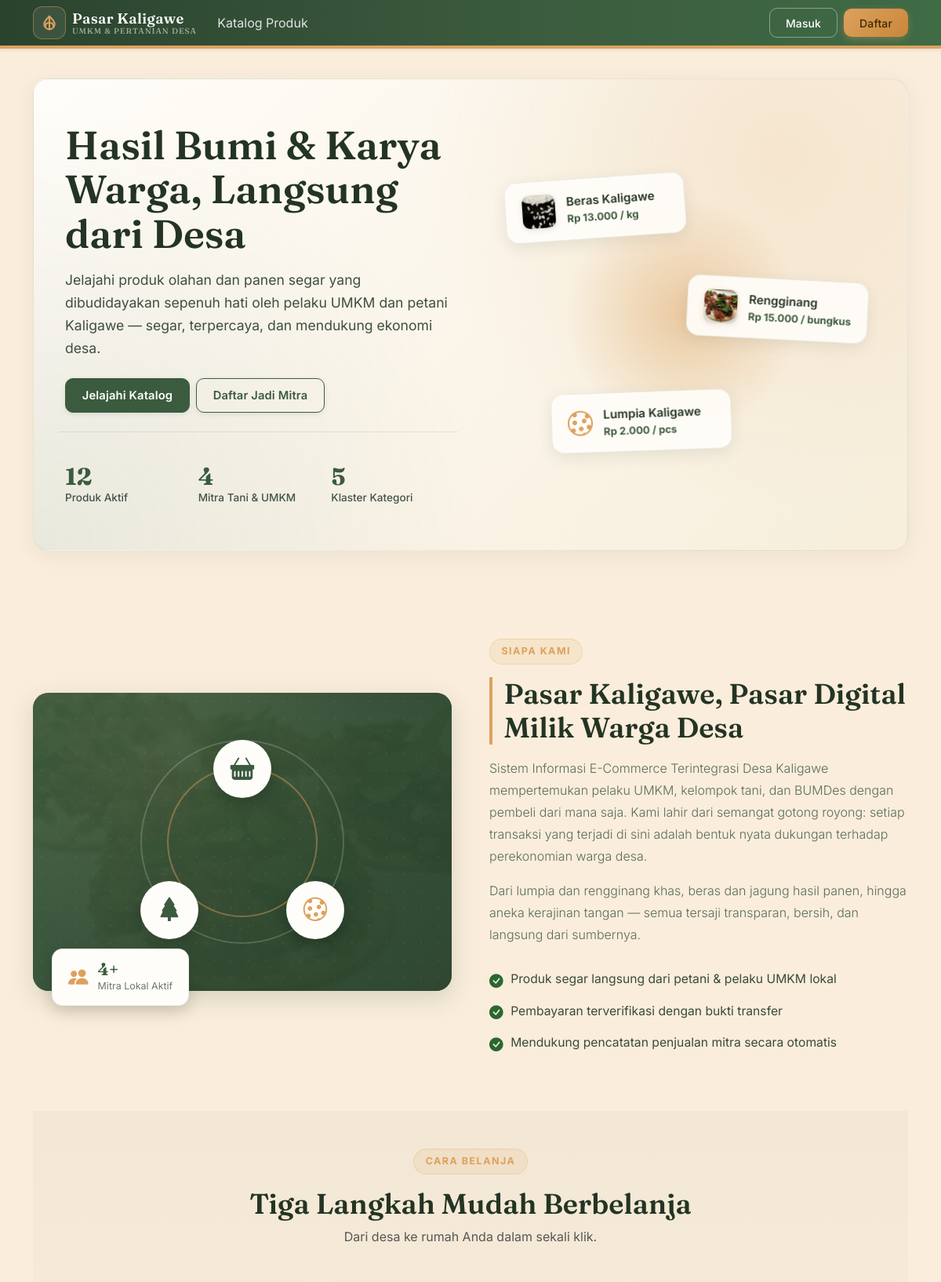
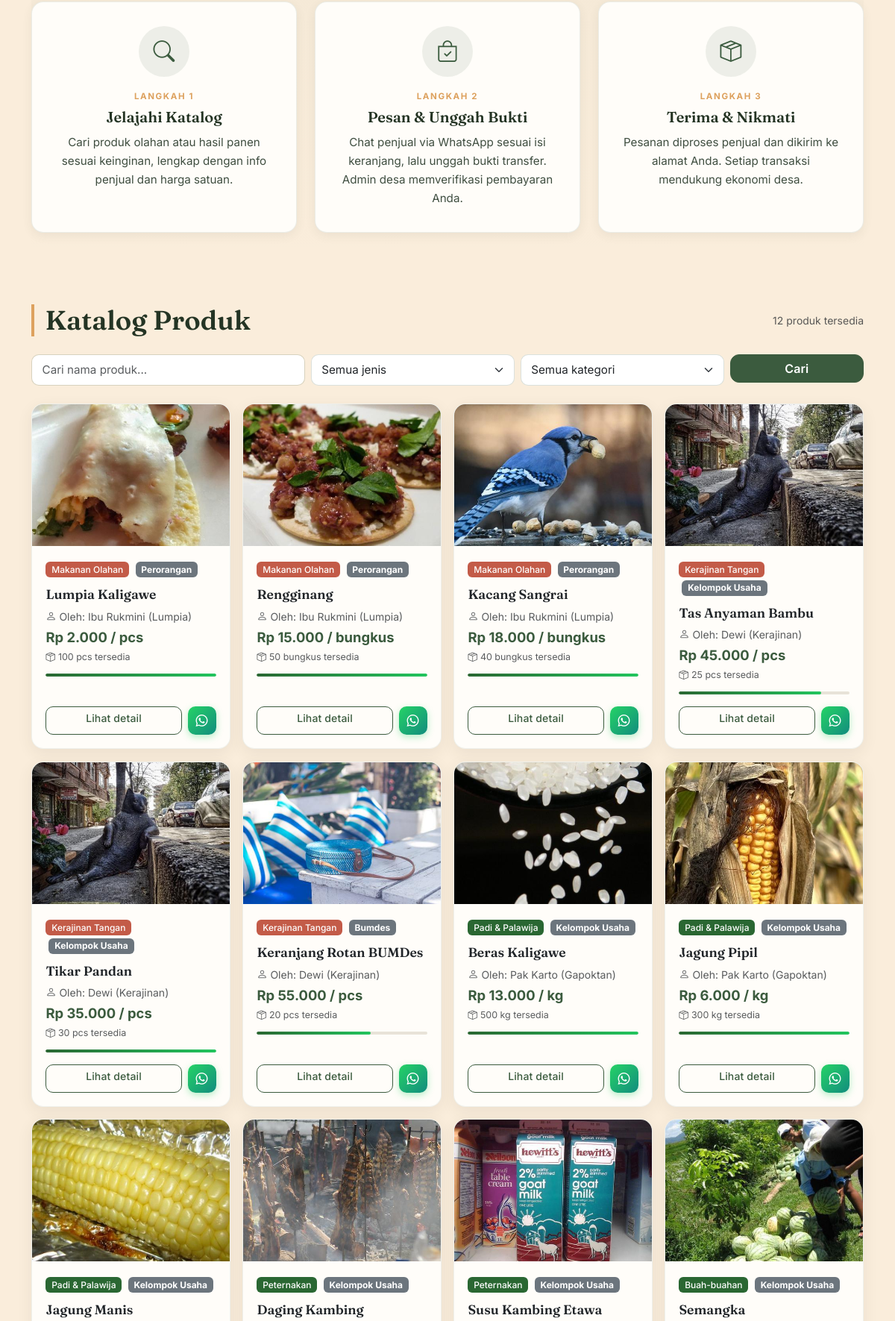
Page /katalog.php (upper part) on the committed database (2 pictures, top to bottom).
### tables this page shows
CREATE TABLE produk (
  id INT AUTO_INCREMENT PRIMARY KEY,
  user_id INT NOT NULL,
  kategori_id INT NOT NULL,
  sumber_usaha ENUM('perorangan','kelompok_usaha','bumdes') NOT NULL DEFAULT 'perorangan',
  nama_produk VARCHAR(150) NOT NULL,
  deskripsi TEXT,
  harga DECIMAL(12,2) NOT NULL,
  satuan VARCHAR(30) NOT NULL DEFAULT 'pcs',
  stok INT NOT NULL DEFAULT 0,
  foto VARCHAR(255) DEFAULT NULL,
  status ENUM('aktif','nonaktif') NOT NULL DEFAULT 'aktif',
  created_at TIMESTAMP DEFAULT CURRENT_TIMESTAMP,
  FOREIGN KEY (user_id) REFERENCES users(id) ON DELETE CASCADE,
  FOREIGN KEY (kategori_id) REFERENCES kategori(id)
);

CREATE TABLE kategori (
  id INT AUTO_INCREMENT PRIMARY KEY,
  nama_kategori VARCHAR(100) NOT NULL,
  jenis ENUM('umkm','pertanian') NOT NULL
);

CREATE TABLE users (
  id INT AUTO_INCREMENT PRIMARY KEY,
  nama VARCHAR(100) NOT NULL,
  email VARCHAR(100) NOT NULL UNIQUE,
  no_hp VARCHAR(20) DEFAULT NULL,
  alamat VARCHAR(255) DEFAULT NULL,
  password VARCHAR(255) NOT NULL,
  role ENUM('admin','pelaku_usaha','pembeli') NOT NULL DEFAULT 'pembeli',
  created_at TIMESTAMP DEFAULT CURRENT_TIMESTAMP
);

### includes/functions.php (called while the page is built, shortened)
<?php
function rupiah($angka) {
    return 'Rp ' . number_format((float) $angka, 0, ',', '.');
}
function sanitize($str) {
    return htmlspecialchars(trim($str), ENT_QUOTES, 'UTF-8');
}
function wa_normalize($hp) {
    $hp = preg_replace('/[^0-9]/', '', $hp ?? '');
    if (str_starts_with($hp, '0')) {
        $hp = '62' . substr($hp, 1);
    } elseif (str_starts_with($hp, '62')) {
    } elseif (str_starts_with($hp, '8')) {
        $hp = '62' . $hp;
    }
    return $hp;
}
function wa_link($hp, $text) {
    $hp = wa_normalize($hp);
    return 'https://wa.me/' . $hp . '?text=' . rawurlencode($text);
}
function wa_text_product($nama_penjual, $nama_produk, $harga, $satuan, $produkUrl) {
    $hargaFmt = rupiah($harga);
    $sapaan = trim(str_replace(['(Lumpia)','(Gapoktan)','(Peternakan)','(Kerajinan)'], '', $nama_penjual));
    if (str_starts_with($produkUrl, '/')) {
        if (defined('SITE_URL')) {
            $produkUrl = rtrim(SITE_URL, '/') . $produkUrl;
        } else {
            $host = $_SERVER['HTTP_HOST'] ?? 'pasar-kaligawe.desa.id';
            $scheme = (!empty($_SERVER['HTTPS']) && $_SERVER['HTTPS'] !== 'off') ? 'https' : 'https';
            $produkUrl = $scheme . '://' . $host . $produkUrl;
        }
    }
    return "Halo Kak $sapaan, saya tertarik dengan produk *$nama_produk* di *Pasar Kaligawe*\nHarga: $hargaFmt/$satuan\nLink: $produkUrl\n\nApakah stok masih tersedia? Terima kasih!";
}

### katalog.php (the view, shortened to what this page needs)
<?php
require_once __DIR__ . '/includes/functions.php';
$q = trim($_GET['q'] ?? '');
$sql = "SELECT p.*, k.nama_kategori, k.jenis, u.nama AS nama_penjual, u.no_hp AS hp_penjual
        FROM produk p
        JOIN kategori k ON p.kategori_id = k.id
        JOIN users u ON p.user_id = u.id
        WHERE p.status = 'aktif'";
$params = [];
$sql .= " ORDER BY p.created_at DESC";
$stmt = $pdo->prepare($sql);
$stmt->execute($params);
$produk_list = $stmt->fetchAll();
$stat_mitra = (int) $pdo->query("SELECT COUNT(*) c FROM users WHERE role = 'pelaku_usaha'")->fetch()['c'];
$stat_produk = count($produk_list);
$stat_kategori = (int) $pdo->query("SELECT COUNT(*) c FROM kategori")->fetch()['c'];
require_once __DIR__ . '/includes/header.php';
?>
<section class="hero-landing" id="beranda">
    <div class="row align-items-center g-4 g-lg-5">
        <div class="col-lg-6">
            <h1 class="hero-title">Hasil Bumi &amp; Karya Warga, Langsung dari Desa</h1>
            <p class="hero-subtitle">
                Jelajahi produk olahan dan panen segar yang dibudidayakan sepenuh hati
                oleh pelaku UMKM dan petani Kaligawe &mdash; segar, terpercaya, dan mendukung ekonomi desa.
            </p>
            <div class="d-flex flex-wrap gap-2 mt-4">
                <a href="#katalog" class="btn btn-success btn-cta">Jelajahi Katalog</a>
                <a href="<?= BASE_URL ?>/register.php" class="btn btn-outline-success btn-cta">Daftar Jadi Mitra</a>
            </div>
            <div class="hero-stats row g-3 mt-4">
                <div class="col-4">
                    <div class="hero-stat-value"><?= $stat_produk ?></div>
                    <div class="hero-stat-label">Produk Aktif</div>
                </div>
                <div class="col-4">
                    <div class="hero-stat-value"><?= $stat_mitra ?></div>
                    <div class="hero-stat-label">Mitra Tani &amp; UMKM</div>
                </div>
                <div class="col-4">
                    <div class="hero-stat-value"><?= $stat_kategori ?></div>
                    <div class="hero-stat-label">Klaster Kategori</div>
                </div>
            </div>
        </div>
        <div class="col-lg-6">
            <div class="hero-visual" aria-hidden="true">
                <div class="hero-visual-halo"></div>
                <div class="hero-card fc-1">
                    <img src="<?= BASE_URL ?>/assets/uploads/produk_4.jpg" alt="" class="hero-card-thumb" onerror="this.style.display='none'">
                    <div>
                        <div class="hero-card-title">Beras Kaligawe</div>
                        <div class="hero-card-price">Rp 13.000 / kg</div>
                    </div>
                </div>
                <div class="hero-card fc-2">
                    <img src="<?= BASE_URL ?>/assets/uploads/produk_2.jpg" alt="" class="hero-card-thumb hero-card-thumb--rengginang" onerror="this.nextElementSibling.style.display='block';this.style.display='none'">
                    <div>
                        <div class="hero-card-title">Rengginang</div>
                        <div class="hero-card-price">Rp 15.000 / bungkus</div>
                    </div>
                </div>
                <div class="hero-card fc-3">
                    <i class="bi bi-cookie hero-card-icon" aria-hidden="true"></i>
                    <div>
                        <div class="hero-card-title">Lumpia Kaligawe</div>
                        <div class="hero-card-price">Rp 2.000 / pcs</div>
                    </div>
                </div>
            </div>
        </div>
    </div>
</section>
<section class="about-section" id="tentang">
    <div class="row align-items-center g-5">
        <div class="col-lg-6">
            <div class="about-visual" aria-hidden="true">
                <div class="about-visual-panel about-visual-panel--rengginang">
                    <img src="<?= BASE_URL ?>/assets/uploads/produk_2.jpg" alt="Rengginang" class="about-visual-photo" onerror="this.style.display='none'">
                    <div class="about-visual-overlay"></div>
                    <div class="about-illustration">
                        <div class="ill-ring ill-ring-1"></div>
                        <div class="ill-ring ill-ring-2"></div>
                        <div class="ill-circle ill-circle-1"><i class="bi bi-basket-fill"></i></div>
                        <div class="ill-circle ill-circle-2"><i class="bi bi-tree-fill"></i></div>
                        <div class="ill-circle ill-circle-3"><i class="bi bi-cookie"></i></div>
                    </div>
                </div>
                <div class="about-float-card">
                    <i class="bi bi-people-fill"></i>
                    <div>
                        <div class="about-float-value"><?= $stat_mitra ?>+</div>
                        <div class="about-float-label">Mitra Lokal Aktif</div>
                    </div>
                </div>
            </div>
        </div>
        <div class="col-lg-6">
            <span class="section-eyebrow">Siapa Kami</span>
            <h2 class="section-title">Pasar Kaligawe, Pasar Digital Milik Warga Desa</h2>
            <p class="about-text">
                Sistem Informasi E-Commerce Terintegrasi Desa Kaligawe mempertemukan
                pelaku UMKM, kelompok tani, dan BUMDes dengan pembeli dari mana saja.
                Kami lahir dari semangat gotong royong: setiap transaksi yang terjadi
                di sini adalah bentuk nyata dukungan terhadap perekonomian warga desa.
            </p>
            <p class="about-text">
                Dari lumpia dan rengginang khas, beras dan jagung hasil panen, hingga
                aneka kerajinan tangan &mdash; semua tersaji transparan, bersih, dan
                langsung dari sumbernya.
            </p>
            <ul class="about-checklist list-unstyled mt-4 mb-0">
                <li><i class="bi bi-check-circle-fill"></i> Produk segar langsung dari petani &amp; pelaku UMKM lokal</li>
                <li><i class="bi bi-check-circle-fill"></i> Pembayaran terverifikasi dengan bukti transfer</li>
                <li><i class="bi bi-check-circle-fill"></i> Mendukung pencatatan penjualan mitra secara otomatis</li>
            </ul>
        </div>
    </div>
</section>
<section class="how-section py-5" id="cara-belanja">
    <div class="text-center mb-5">
        <span class="section-eyebrow">Cara Belanja</span>
        <h2 class="section-title-center">Tiga Langkah Mudah Berbelanja</h2>
        <p class="how-intro text-muted">Dari desa ke rumah Anda dalam sekali klik.</p>
    </div>
    <div class="row g-4">
        <div class="col-md-4">
            <div class="how-card h-100">
                <div class="how-card-icon"><i class="bi bi-search"></i></div>
                <div class="how-card-step">Langkah 1</div>
                <h5 class="how-card-title">Jelajahi Katalog</h5>
                <p class="how-card-text">Cari produk olahan atau hasil panen sesuai keinginan, lengkap dengan info penjual dan harga satuan.</p>
            </div>
        </div>
        <div class="col-md-4">
            <div class="how-card h-100">
                <div class="how-card-icon"><i class="bi bi-bag-check"></i></div>
                <div class="how-card-step">Langkah 2</div>
                <h5 class="how-card-title">Pesan &amp; Unggah Bukti</h5>
                <p class="how-card-text">Chat penjual via WhatsApp sesuai isi keranjang, lalu unggah bukti transfer. Admin desa memverifikasi pembayaran Anda.</p>
            </div>
        </div>
        <div class="col-md-4">
            <div class="how-card h-100">
                <div class="how-card-icon"><i class="bi bi-box-seam"></i></div>
                <div class="how-card-step">Langkah 3</div>
                <h5 class="how-card-title">Terima &amp; Nikmati</h5>
                <p class="how-card-text">Pesanan diproses penjual dan dikirim ke alamat Anda. Setiap transaksi mendukung ekonomi desa.</p>
            </div>
        </div>
    </div>
</section>
<section class="catalog-section py-5" id="katalog">
<div class="d-flex align-items-center justify-content-between flex-wrap gap-2 mb-4">
    <h2 class="section-title m-0">Katalog Produk</h2>
    <span class="text-muted small"><?= count($produk_list) ?> produk tersedia</span>
</div>
<form method="get" class="row g-2 mb-4">
    <div class="col-md-4">
        <input type="text" name="q" class="form-control" placeholder="Cari nama produk..." value="<?= sanitize($q) ?>">
    </div>
    <div class="col-md-3">
        <select name="jenis" class="form-select" onchange="this.form.submit()">
            <option value="">Semua jenis</option>
        </select>
    </div>
    <div class="col-md-3">
        <select name="kategori_id" class="form-select" onchange="this.form.submit()">
            <option value="0">Semua kategori</option>
        </select>
    </div>
    <div class="col-md-2">
        <button type="submit" class="btn btn-success w-100">Cari</button>
    </div>
</form>
<?php if (empty($produk_list)): ?>
    <div class="alert alert-secondary">Belum ada produk yang cocok dengan pencarian Anda.</div>
<?php else: ?>
<div class="row row-cols-1 row-cols-md-3 row-cols-lg-4 g-3">
    <?php foreach ($produk_list as $p): $stockPct = min(100, max(8, ((int) $p['stok'] / 30) * 100)); $isLow = (int) $p['stok'] <= 5; ?>
        <div class="col stagger-item">
            <div class="card h-100 shadow-sm card-produk">
                <?php if ($p['foto']): ?>
                    <img src="<?= BASE_URL ?>/assets/uploads/<?= sanitize($p['foto']) ?>" class="card-img-top produk-img" alt="<?= sanitize($p['nama_produk']) ?>">
                <?php else: ?>
                    <div class="produk-img-placeholder">Tidak ada foto</div>
                <?php endif; ?>
                <div class="card-body d-flex flex-column">
                    <div class="mb-2 align-self-start">
                        <span class="badge <?= $p['jenis'] === 'umkm' ? 'badge-umkm' : 'badge-pertanian' ?>">
                            <?= sanitize($p['nama_kategori']) ?>
                        </span>
                        <span class="badge bg-secondary ms-1">
                            <?= sanitize(ucwords(str_replace('_', ' ', $p['sumber_usaha'] ?? 'perorangan'))) ?>
                        </span>
                    </div>
                    <h6 class="card-title"><?= sanitize($p['nama_produk']) ?></h6>
                    <p class="small text-muted mb-1"><i class="bi bi-person me-1"></i>Oleh: <?= sanitize($p['nama_penjual']) ?></p>
                    <p class="harga-produk mb-1"><?= rupiah($p['harga']) ?> / <?= sanitize($p['satuan']) ?></p>
                    <div class="d-flex align-items-center justify-content-between mb-1">
                        <span class="small text-muted" style="font-size:0.78rem"><i class="bi bi-box-seam me-1"></i><?= (int) $p['stok'] ?> <?= sanitize($p['satuan']) ?> tersedia</span>
                    </div>
                    <div class="stock-bar mb-3"><div class="stock-bar-fill <?= $isLow ? 'low' : '' ?>" style="width: <?= $stockPct ?>%"></div></div>
                    <?php $wa_url_k = wa_link($p['hp_penjual'] ?? '', wa_text_product($p['nama_penjual'], $p['nama_produk'], $p['harga'], $p['satuan'], BASE_URL . '/produk_detail.php?id=' . $p['id'])); ?>
                    <div class="d-flex gap-2 mt-auto">
                        <a href="<?= BASE_URL ?>/produk_detail.php?id=<?= $p['id'] ?>" class="btn btn-outline-success btn-sm flex-grow-1">Lihat detail</a>
                        <?php if ($wa_url_k): ?>
                            <a href="<?= $wa_url_k ?>" target="_blank" rel="noopener" class="katalog-wa-btn" title="Chat <?= sanitize($p['nama_penjual']) ?> via WhatsApp"><i class="bi bi-whatsapp"></i></a>
                        <?php endif; ?>
                    </div>
                </div>
            </div>
        </div>
    <?php endforeach; ?>
</div>
<?php endif; ?>
</section>
<?php require_once __DIR__ . '/includes/footer.php'; ?>

### rows in the picture
produk: foto (picture), kategori.nama_kategori "Makanan Olahan", sumber_usaha "Perorangan", nama_produk "Lumpia Kaligawe", user.nama "Ibu Rukmini (Lumpia)", harga "Rp 2.000", satuan "pcs", stok "100"
produk: foto (picture), kategori.nama_kategori "Makanan Olahan", sumber_usaha "Perorangan", nama_produk "Rengginang", user.nama "Ibu Rukmini (Lumpia)", harga "Rp 15.000", satuan "bungkus", stok "50"
produk: foto (picture), kategori.nama_kategori "Makanan Olahan", sumber_usaha "Perorangan", nama_produk "Kacang Sangrai", user.nama "Ibu Rukmini (Lumpia)", harga "Rp 18.000", satuan "bungkus", stok "40"
produk: foto (picture), kategori.nama_kategori "Kerajinan Tangan", sumber_usaha "Kelompok Usaha", nama_produk "Tas Anyaman Bambu", user.nama "Dewi (Kerajinan)", harga "Rp 45.000", satuan "pcs", stok "25"
produk: foto (picture), kategori.nama_kategori "Kerajinan Tangan", sumber_usaha "Kelompok Usaha", nama_produk "Tikar Pandan", user.nama "Dewi (Kerajinan)", harga "Rp 35.000", satuan "pcs", stok "30"
produk: foto (picture), kategori.nama_kategori "Kerajinan Tangan", sumber_usaha "Bumdes", nama_produk "Keranjang Rotan BUMDes", user.nama "Dewi (Kerajinan)", harga "Rp 55.000", satuan "pcs", stok "20"
produk: foto (picture), kategori.nama_kategori "Padi & Palawija", sumber_usaha "Kelompok Usaha", nama_produk "Beras Kaligawe", user.nama "Pak Karto (Gapoktan)", harga "Rp 13.000", satuan "kg", stok "500"
produk: foto (picture), kategori.nama_kategori "Padi & Palawija", sumber_usaha "Kelompok Usaha", nama_produk "Jagung Pipil", user.nama "Pak Karto (Gapoktan)", harga "Rp 6.000", satuan "kg", stok "300"
produk: foto (picture), kategori.nama_kategori "Padi & Palawija", sumber_usaha "Kelompok Usaha", nama_produk "Jagung Manis"
produk: foto (picture), kategori.nama_kategori "Peternakan", sumber_usaha "Kelompok Usaha", nama_produk "Daging Kambing"
produk: foto (picture), kategori.nama_kategori "Peternakan", sumber_usaha "Kelompok Usaha", nama_produk "Susu Kambing Etawa"
produk: foto (picture), kategori.nama_kategori "Buah-buahan", sumber_usaha "Kelompok Usaha", nama_produk "Semangka"

### other values in the picture
$stat_produk "12"
$stat_mitra "4"
$stat_kategori "5"
count($produk_list) "12"
